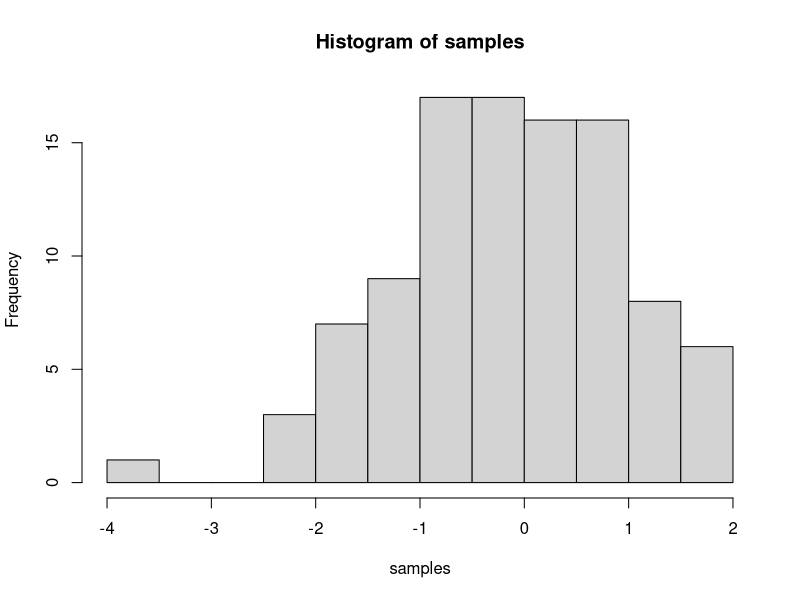
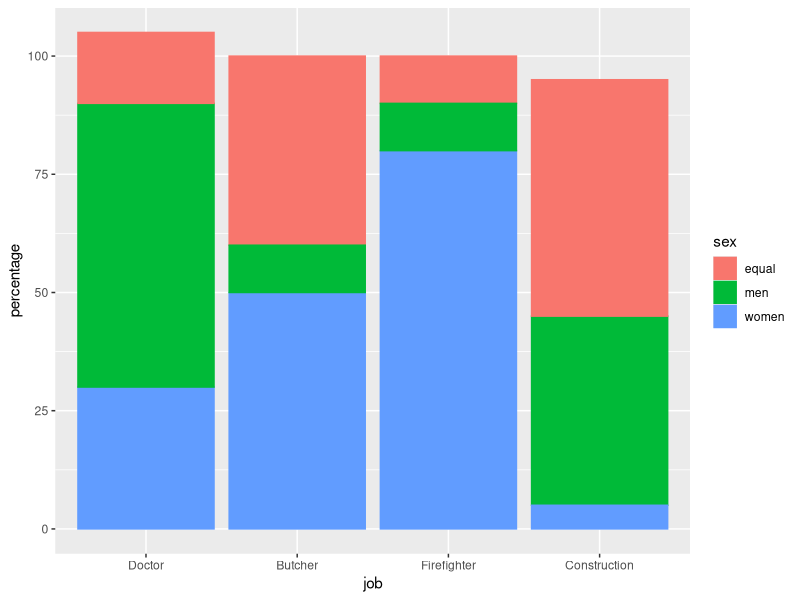

Here is the R script that generated these plots, in order:
## ---- chunk 1
knitr::opts_chunk$set(message=FALSE,warning=FALSE, cache=TRUE)
## ---- chunk 2
1+1
5-4 
3+4
6*2
2*2
4/2
6/2
500/25

## ---- chunk 3
(5+5)/5
5+5/5
## ---- chunk 4
annie <- 1
a <- annie
a
annie
## ---- chunk 5
a<-1
b<-"hello world"
c<-"3"
class(a)
class (c)

vector<-c(1,2,3,4,5,6,5,7,6, 1000)
vector[7]
vector [3:6]
vector [c(8,8,8,8)]

vector[vector>6]
vector[vector<6]
vector[vector<=6]
vector[vector>=6]
vector[vector==6]
vector[vector!=6]

vector[6]<-3000
vector[1:2]<-10

class(vector)
vector[6]<-"j"

class(vector)

a<-c("1", "2","3")
class (a)
b<-a
class(b)
as.numeric(b)

a<-"kjhkjhgkjhgkjhgkjhgkjhgkjjghkgjh"
a[1]
strsplit(a, split="j")
strsplit(a,split="[,]")


b<-strsplit(a,split = "")



first_names<-c("Annie","Danny", "Wilson")
ages<-c(36, 44, 12)
grades<-c(89, 56, 99)

everybody<-data.frame(first_names, 
                      ages, 
                      grades)
everybody$first_names
everybody$ages[2]<-12


## ---- chunk 6
samples <- rnorm(100, mean=0, sd=1)
hist(samples)
## ---- chunk 7
1+2
2*5
5/3
(1+6+4)/5

## ---- chunk 8
a<-1
b<-2
a+b

d<-c(1,2,3)
e<-c(5,6,7)
d+e
d*e
d/e

## ---- chunk 9
# for loop solution
# i becomes the number 1 to 100 at each step of the loop


a <- length(100) # make empty variable, set length to 100
for (i in 1:100){
  a[i] <-i #assigns the number in i, to the ith index of a
}

print(a)

# for loop solution #2

a<-c() #create empty variable using combine command
for (i in 1:100){
  a<-c(a,i) # keeps combining a with itself and the new number in i
}
print(a)

# seq solution
a <- seq(1,100,1) # look up help for seq using ?seq() in console
print(a)

## ---- chunk 10
my_function<-function(input){
#body of code
return (output)
}
## ---- chunk 11
add_one<-function(x){

save_result<-x+1

return(save_result)

add_one(2)
}
## ---- chunk 12
add_one<-function(x)return(x+1)
## ---- chunk 13
roll_dice<-function(){
  return(sample(1:6,1))
}
## ---- chunk 14
sample(1:6,1)

roll_dice<-function(){
return(sample(1:6,1))
}
## ---- chunk 15

my_sum<-function(x){
get_sum<-sum(x)
}

my_sum<-function(x){
 get_sum<-sum(x)
  print("world")
 return("hello")
}

my_sum<- function(x){
  get_sum<- sum(x)
  print("world")
  return("hello")
}


a<-c(1,2,3)
my_numbers<-c(1,2,3,4,5,6)

my_sum<-function(x){
get_sum<-sum(x)
}

my_sum(my_numbers)


## ---- chunk 16
ranged_mean<- function(x, min_val, max_val){
  restricted_values<- x[x>min_val &
                        x< max_val]
                        return(mean(restricted_values))
}

some_numbers<-c(3,4,3,2,3,4,5,6,7,8,8,8,9,8)

ranged_mean(some_numbers, 2,4)

## ---- chunk 17
#sometimes you will have multiple lists that you want to combine

ranged_mean2 <- function(x, min_val, max_val){
  restricted_values <- x[x>min_val & 
                        x< max_val]
  
  outputs<- list(original_values = x,
        restricted_vallues = restricted_values)
        
  some_numbers<-c(3,4,3,2,3,4,5,6,7,8,8,8,9,8)

ranged_mean(some_numbers, 2,4) 
}
## ---- chunk 18
library (ggplot2)
job <- rep(as.factor(c("Doctor","Butcher","Firefighter", "Construction")),3)
levels(job)<-levels(job)[c(3,1,4,2)]#since 

sex <- as.factor(c("equal", "women", "men"))
percentage <- c(10,30,40,40,80,60,50,50,10,15,5,10)

plot_df <- data.frame(job,
                      sex,
                      percentage)

# basic bar graph

ggplot(plot_df, aes(x=job,y=percentage,
                    group=sex, #by adding group factor then you can combine 2 factors
                    color=sex,
                    fill=sex))+ #color factor refers to the border color and fill refers to entire color of the bar
  geom_bar(stat="identity") #position=dodge makes it side by side bars, without it the bars will be stacked 
